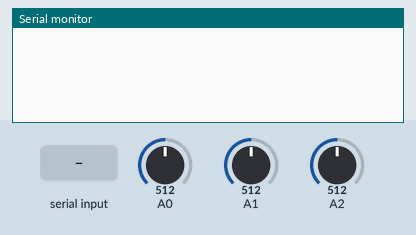
This sketch was run on a simulated Arduino Uno, built with avr-gcc and run on an emulated ATmega328P. Shown: the last lines printed to the serial monitor. The inputs (shaded band) are chosen by the test bench; at power-on: A0 = 512, A1 = 512, A2 = 512.

Above: at 1.2 s.
1.3 s: "T" received over Serial
At 2.2 s:
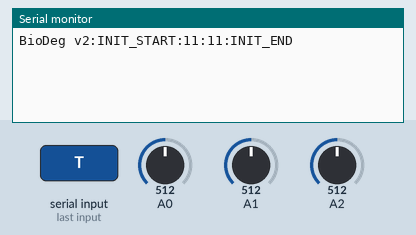
2.8 s: "M" received over Serial
At 3.4 s:
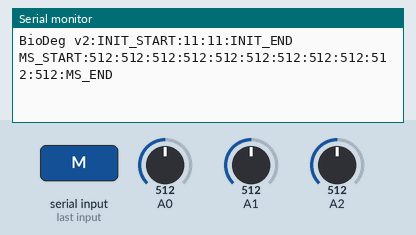
4.3 s: "1" received over Serial
At 5.7 s:
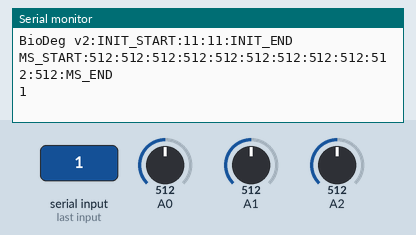

The sketch:

biodeg_arduino_v2.ino
```cpp
//number of chambers
int pinCount = 11;

//analog pin numbers to which the chambers are connected.
//These are in order, so the first one in the list is CH1 and the last one is CHn.
int readPins[] = {0, 1, 2, 3, 4, 5, 6, 7, 8, 9, 10};

void setup() {
  // set up serial
  Serial.begin(9600);
  Serial.flush(); //Lets the arduino start first before receiving data
}

void loop() {
  //Check if we have a character in the Serial buffer
  if (Serial.available() > 0)
  {
    char incChar = Serial.read(); //Read out a character
    if (incChar == 'T') //if it is the letter T, confirm connection
    {
      Serial.print("BioDeg v2:INIT_START:"); //version number and init start cmd
      Serial.print(pinCount); //amount of chambers
      Serial.print(":"); //cmd seperator
      Serial.print(pinCount); //second chamber amount for parity check
      Serial.println(":INIT_END"); //init end command
    }
    else if (incChar == 'M') //if it is the letter M, do a measurement
    {
      Serial.print("MS_START:"); //measurement start cmd
      for (int i = 0; i < pinCount; i++) //go over all chambers
      {
        Serial.print(analogRead(readPins[i])); //read out the pin for chamber n
        Serial.print(":"); //cmd seperator
      }
      Serial.println("MS_END"); //measurement end cmd
    }

    else
    {
      Serial.print(incChar);
    }
  }
}
```

Measured:
- after the input at 1.3 s, the serial monitor: prints a new line at once (image 1)
- after the input at 2.8 s, the serial monitor: prints a new line at once (image 2)
- after the input at 4.3 s, the serial monitor: prints a new line at once (image 3)
